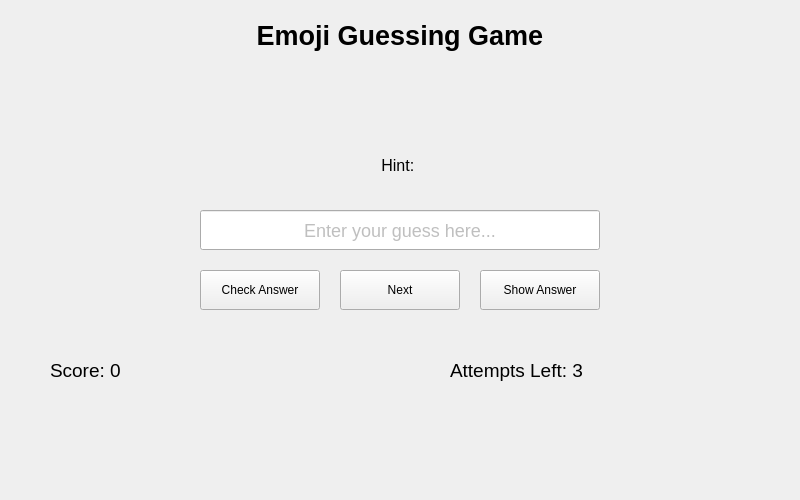
<?xml version="1.0" encoding="UTF-8"?>
<ui version="4.0">
 <class>MainWindow</class>
 <widget class="QMainWindow" name="MainWindow">
  <property name="geometry">
   <rect>
    <x>0</x>
    <y>0</y>
    <width>800</width>
    <height>500</height>
   </rect>
  </property>
  <property name="windowTitle">
   <string>Emoji Guessing Game</string>
  </property>
  <widget class="QWidget" name="centralwidget">
   <widget class="QLabel" name="label_title">
    <property name="geometry">
     <rect>
      <x>200</x>
      <y>10</y>
      <width>400</width>
      <height>50</height>
     </rect>
    </property>
    <property name="text">
     <string>Emoji Guessing Game</string>
    </property>
    <property name="alignment">
     <set>Qt::AlignCenter</set>
    </property>
    <property name="font">
     <font>
      <pointsize>20</pointsize>
      <weight>75</weight>
      <bold>true</bold>
     </font>
    </property>
   </widget>
   <widget class="QLabel" name="emoji_display">
    <property name="geometry">
     <rect>
      <x>50</x>
      <y>80</y>
      <width>700</width>
      <height>50</height>
     </rect>
    </property>
    <property name="alignment">
     <set>Qt::AlignCenter</set>
    </property>
    <property name="font">
     <font>
      <pointsize>30</pointsize>
     </font>
    </property>
   </widget>
   <widget class="QLabel" name="hint_display">
    <property name="geometry">
     <rect>
      <x>50</x>
      <y>140</y>
      <width>700</width>
      <height>50</height>
     </rect>
    </property>
    <property name="text">
     <string>Hint: </string>
    </property>
    <property name="alignment">
     <set>Qt::AlignCenter</set>
    </property>
    <property name="font">
     <font>
      <pointsize>12</pointsize>
     </font>
    </property>
   </widget>

<widget class="QLineEdit" name="answer_input">
    <property name="geometry">
        <rect>
            <x>200</x>
            <y>210</y>
            <width>400</width>
            <height>40</height>
        </rect>
    </property>
    <property name="placeholderText">
        <string>Enter your guess here...</string>
    </property>
    <property name="alignment">
        <set>Qt::AlignCenter</set> <!-- Center align the text -->
    </property>
    <property name="styleSheet">
        <string>
            font-size: 18px;  /* Increase font size */
            color: grey;      /* Color for placeholder text */
        </string>
    </property>
</widget>


   <widget class="QPushButton" name="btn_check">
    <property name="geometry">
     <rect>
      <x>200</x>
      <y>270</y>
      <width>120</width>
      <height>40</height>
     </rect>
    </property>
    <property name="text">
     <string>Check Answer</string>
    </property>
   </widget>
   <widget class="QPushButton" name="btn_next">
    <property name="geometry">
     <rect>
      <x>340</x>
      <y>270</y>
      <width>120</width>
      <height>40</height>
     </rect>
    </property>
    <property name="text">
     <string>Next</string>
    </property>
   </widget>
   <widget class="QPushButton" name="btn_show_answer">
    <property name="geometry">
     <rect>
      <x>480</x>
      <y>270</y>
      <width>120</width>
      <height>40</height>
     </rect>
    </property>
    <property name="text">
     <string>Show Answer</string>
    </property>
   </widget>
   <widget class="QLabel" name="score_display">
    <property name="geometry">
     <rect>
      <x>50</x>
      <y>350</y>
      <width>300</width>
      <height>40</height>
     </rect>
    </property>
    <property name="text">
     <string>Score: 0</string>
    </property>
    <property name="font">
     <font>
      <pointsize>14</pointsize>
     </font>
    </property>
   </widget>
   <widget class="QLabel" name="attempts_display">
    <property name="geometry">
     <rect>
      <x>450</x>
      <y>350</y>
      <width>300</width>
      <height>40</height>
     </rect>
    </property>
    <property name="text">
     <string>Attempts Left: 3</string>
    </property>
    <property name="font">
     <font>
      <pointsize>14</pointsize>
     </font>
    </property>
   </widget>
  </widget>
 </widget>
 <resources/>
 <connections/>
</ui>
